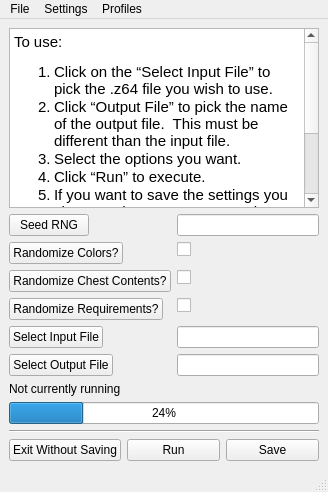
<?xml version="1.0" encoding="UTF-8"?>
<ui version="4.0">
 <class>MainWindow</class>
 <widget class="QMainWindow" name="MainWindow">
  <property name="geometry">
   <rect>
    <x>0</x>
    <y>0</y>
    <width>328</width>
    <height>492</height>
   </rect>
  </property>
  <property name="windowTitle">
   <string>MainWindow</string>
  </property>
  <widget class="QWidget" name="centralwidget">
   <layout class="QGridLayout" name="gridLayout">
    <item row="0" column="0">
     <widget class="QTextBrowser" name="textBrowser">
      <property name="html">
       <string>&lt;!DOCTYPE HTML PUBLIC &quot;-//W3C//DTD HTML 4.0//EN&quot; &quot;http://www.w3.org/TR/REC-html40/strict.dtd&quot;&gt;
&lt;html&gt;&lt;head&gt;&lt;meta name=&quot;qrichtext&quot; content=&quot;1&quot; /&gt;&lt;style type=&quot;text/css&quot;&gt;
p, li { white-space: pre-wrap; }
&lt;/style&gt;&lt;/head&gt;&lt;body style=&quot; font-family:'Cantarell'; font-size:11pt; font-weight:400; font-style:normal;&quot;&gt;
&lt;p style=&quot; margin-top:0px; margin-bottom:0px; margin-left:0px; margin-right:0px; -qt-block-indent:0; text-indent:0px;&quot;&gt;To use:&lt;/p&gt;
&lt;ol style=&quot;margin-top: 0px; margin-bottom: 0px; margin-left: 0px; margin-right: 0px; -qt-list-indent: 1;&quot;&gt;&lt;li style=&quot; margin-top:12px; margin-bottom:0px; margin-left:0px; margin-right:0px; -qt-block-indent:0; text-indent:0px;&quot;&gt;Click on the “Select Input File” to pick the .z64 file you wish to use.&lt;/li&gt;
&lt;li style=&quot; margin-top:0px; margin-bottom:0px; margin-left:0px; margin-right:0px; -qt-block-indent:0; text-indent:0px;&quot;&gt;Click “Output File” to pick the name of the output file.  This must be different than the input file.&lt;/li&gt;
&lt;li style=&quot; margin-top:0px; margin-bottom:0px; margin-left:0px; margin-right:0px; -qt-block-indent:0; text-indent:0px;&quot;&gt;Select the options you want.&lt;/li&gt;
&lt;li style=&quot; margin-top:0px; margin-bottom:0px; margin-left:0px; margin-right:0px; -qt-block-indent:0; text-indent:0px;&quot;&gt;Click “Run” to execute.&lt;/li&gt;
&lt;li style=&quot; margin-top:0px; margin-bottom:12px; margin-left:0px; margin-right:0px; -qt-block-indent:0; text-indent:0px;&quot;&gt;If you want to save the settings you chose so that you can create the same output file again, click “Save”.  Otherwise, click “Exit Without Saving.”.&lt;/li&gt;&lt;/ol&gt;
&lt;p style=&quot;-qt-paragraph-type:empty; margin-top:0px; margin-bottom:0px; margin-left:0px; margin-right:0px; -qt-block-indent:0; text-indent:0px;&quot;&gt;&lt;br /&gt;&lt;/p&gt;
&lt;p style=&quot;-qt-paragraph-type:empty; margin-top:0px; margin-bottom:0px; margin-left:0px; margin-right:0px; -qt-block-indent:0; text-indent:0px;&quot;&gt;&lt;br /&gt;&lt;/p&gt;&lt;/body&gt;&lt;/html&gt;</string>
      </property>
     </widget>
    </item>
    <item row="6" column="0">
     <layout class="QHBoxLayout" name="horizontalLayout_2">
      <item>
       <widget class="QPushButton" name="exitWithoutSaving">
        <property name="text">
         <string>Exit Without Saving</string>
        </property>
       </widget>
      </item>
      <item>
       <widget class="QPushButton" name="runButton">
        <property name="text">
         <string>Run</string>
        </property>
       </widget>
      </item>
      <item>
       <widget class="QPushButton" name="saveButton">
        <property name="text">
         <string>Save</string>
        </property>
       </widget>
      </item>
     </layout>
    </item>
    <item row="1" column="0">
     <layout class="QGridLayout" name="gridLayout_2">
      <item row="2" column="0">
       <layout class="QFormLayout" name="formLayout_2">
        <item row="0" column="0">
         <widget class="QPushButton" name="seedRNGButton">
          <property name="text">
           <string>Seed RNG</string>
          </property>
         </widget>
        </item>
        <item row="0" column="1">
         <widget class="QLineEdit" name="rNGSeedLineEdit"/>
        </item>
        <item row="1" column="0">
         <widget class="QPushButton" name="randomizeColorsButton">
          <property name="text">
           <string>Randomize Colors?</string>
          </property>
         </widget>
        </item>
        <item row="1" column="1">
         <widget class="QCheckBox" name="randomizeColorsCheckBox"/>
        </item>
        <item row="2" column="0">
         <widget class="QPushButton" name="randomizeChestContentsButton">
          <property name="text">
           <string>Randomize Chest Contents?</string>
          </property>
         </widget>
        </item>
        <item row="2" column="1">
         <widget class="QCheckBox" name="randomizeChestContentsCheckBox"/>
        </item>
        <item row="3" column="0">
         <widget class="QPushButton" name="randomizeRequirementsButton">
          <property name="text">
           <string>Randomize Requirements?</string>
          </property>
         </widget>
        </item>
        <item row="3" column="1">
         <widget class="QCheckBox" name="randomizeRequirementsCheckBox"/>
        </item>
        <item row="4" column="0">
         <widget class="QPushButton" name="selectInputFile">
          <property name="text">
           <string>Select Input File</string>
          </property>
         </widget>
        </item>
        <item row="4" column="1">
         <widget class="QLineEdit" name="inputFileName"/>
        </item>
        <item row="5" column="0">
         <widget class="QPushButton" name="selectOutputFile">
          <property name="text">
           <string>Select Output File</string>
          </property>
         </widget>
        </item>
        <item row="5" column="1">
         <widget class="QLineEdit" name="outputFileName"/>
        </item>
       </layout>
      </item>
     </layout>
    </item>
    <item row="5" column="0">
     <widget class="Line" name="line">
      <property name="orientation">
       <enum>Qt::Horizontal</enum>
      </property>
     </widget>
    </item>
    <item row="2" column="0">
     <widget class="QLabel" name="statusLabel">
      <property name="text">
       <string>Not currently running</string>
      </property>
     </widget>
    </item>
    <item row="3" column="0">
     <widget class="QProgressBar" name="progressBar">
      <property name="value">
       <number>24</number>
      </property>
     </widget>
    </item>
   </layout>
  </widget>
  <widget class="QMenuBar" name="menubar">
   <property name="geometry">
    <rect>
     <x>0</x>
     <y>0</y>
     <width>328</width>
     <height>25</height>
    </rect>
   </property>
   <widget class="QMenu" name="menuQoT_Randomizer">
    <property name="title">
     <string>File</string>
    </property>
    <addaction name="actionOpen"/>
    <addaction name="actionSave"/>
    <addaction name="actionSave_as"/>
   </widget>
   <widget class="QMenu" name="menuSettings">
    <property name="title">
     <string>Settings</string>
    </property>
   </widget>
   <widget class="QMenu" name="menuProfiles">
    <property name="title">
     <string>Profiles</string>
    </property>
   </widget>
   <addaction name="menuQoT_Randomizer"/>
   <addaction name="menuSettings"/>
   <addaction name="menuProfiles"/>
  </widget>
  <widget class="QStatusBar" name="statusbar"/>
  <action name="actionOpen">
   <property name="text">
    <string>Open</string>
   </property>
  </action>
  <action name="actionSave">
   <property name="text">
    <string>Save</string>
   </property>
  </action>
  <action name="actionSave_as">
   <property name="text">
    <string>Save as</string>
   </property>
  </action>
 </widget>
 <resources/>
 <connections>
  <connection>
   <sender>randomizeColorsButton</sender>
   <signal>pressed()</signal>
   <receiver>randomizeColorsCheckBox</receiver>
   <slot>toggle()</slot>
   <hints>
    <hint type="sourcelabel">
     <x>89</x>
     <y>308</y>
    </hint>
    <hint type="destinationlabel">
     <x>316</x>
     <y>295</y>
    </hint>
   </hints>
  </connection>
  <connection>
   <sender>randomizeChestContentsButton</sender>
   <signal>pressed()</signal>
   <receiver>randomizeChestContentsCheckBox</receiver>
   <slot>toggle()</slot>
   <hints>
    <hint type="sourcelabel">
     <x>118</x>
     <y>342</y>
    </hint>
    <hint type="destinationlabel">
     <x>316</x>
     <y>329</y>
    </hint>
   </hints>
  </connection>
  <connection>
   <sender>randomizeRequirementsButton</sender>
   <signal>pressed()</signal>
   <receiver>randomizeRequirementsCheckBox</receiver>
   <slot>toggle()</slot>
   <hints>
    <hint type="sourcelabel">
     <x>112</x>
     <y>376</y>
    </hint>
    <hint type="destinationlabel">
     <x>316</x>
     <y>363</y>
    </hint>
   </hints>
  </connection>
  <connection>
   <sender>selectInputFile</sender>
   <signal>pressed()</signal>
   <receiver>MainWindow</receiver>
   <slot>repaint()</slot>
   <hints>
    <hint type="sourcelabel">
     <x>67</x>
     <y>396</y>
    </hint>
    <hint type="destinationlabel">
     <x>163</x>
     <y>245</y>
    </hint>
   </hints>
  </connection>
 </connections>
</ui>
